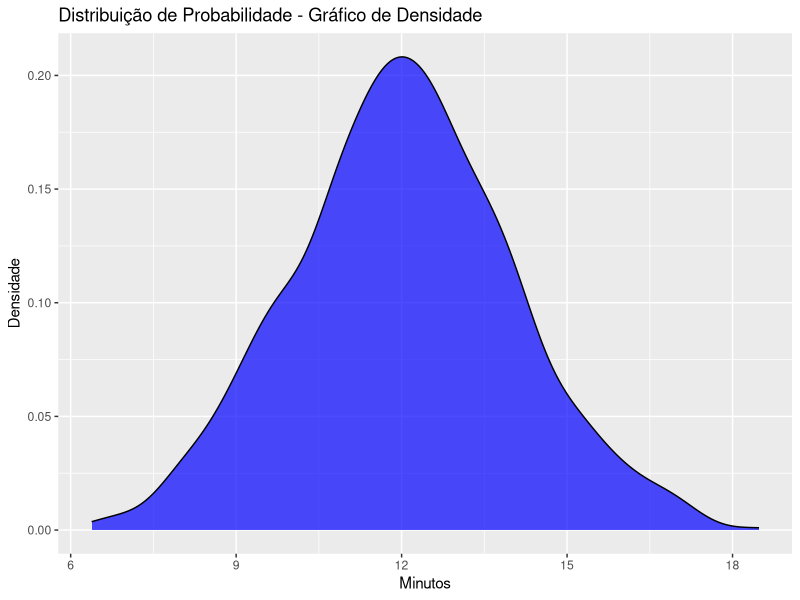
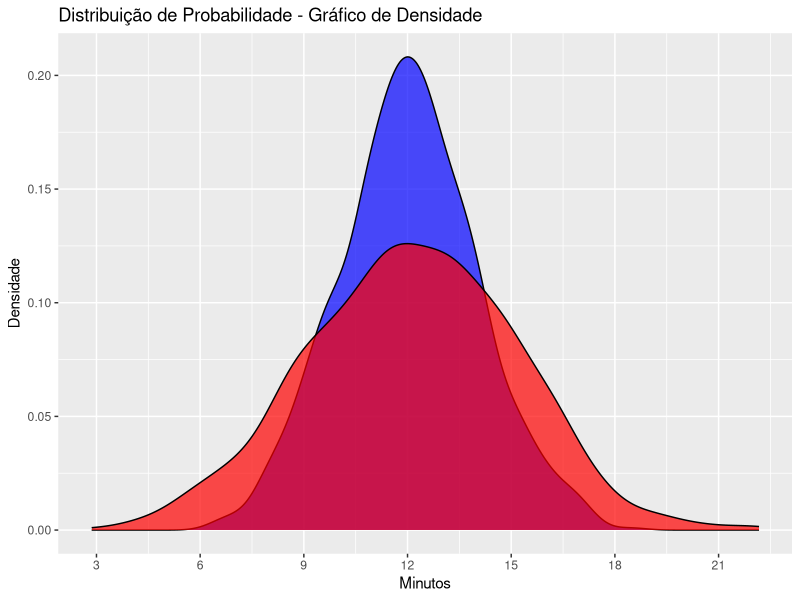
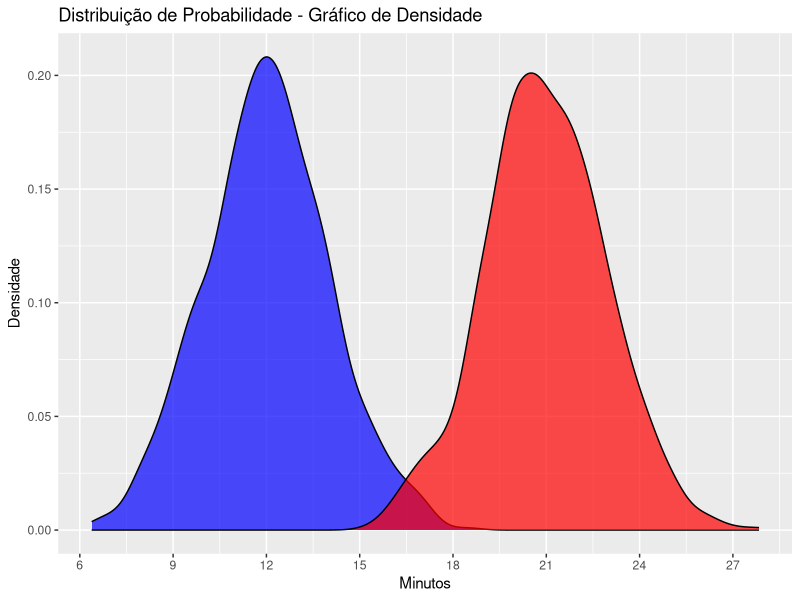
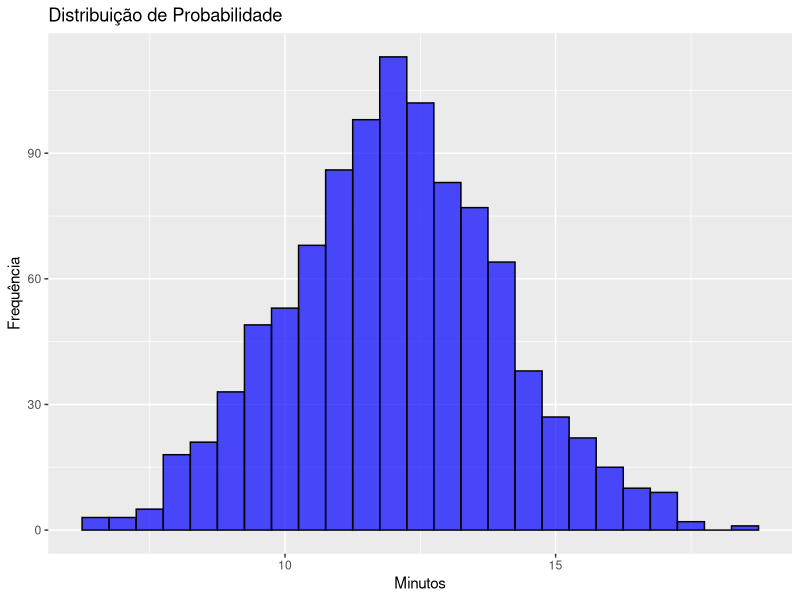

These charts were generated, in order, by the following R code:
# Distribuição Normal (Parte 1)


# Configurando o diretório de trabalho
setwd("C:/Users/Julia/Desktop/CienciaDeDados/1.Big-Data-Analytics-com-R-e-Microsoft-Azure-Machine-Learning/9.Introducao-a-Analise-Estatistica-de-Dados---Parte-2")
getwd()



# - Uma variável randômica contínua que segue uma Distribuição de Probabilidade Normal tem uma série de características distintas.

# - E a melhor forma de explicar essas características é com um exemplo. 
#   Para este exemplo teremos um cenário e utilizaremos este cenário para compreender a Distribuição Normal e suas características.



# Exemplo 1: Imagine que o número de minutos que um cliente passa ao telefone com o pessoal de suporte da companhia de TV a cabo, segue uma
#            distribuição normal, com uma média de 12 minutos e um desvio padrão de 2 minutos.

set.seed(123)

# Gerar dados com uma distribuição normal com média 12 e desvio padrão 2 / Dados aleatórios
dados <- round(rnorm(1000, mean = 12, sd = 2), 2)
dados2 <- round(rnorm(1000, mean = 12, sd = 3), 2)
dados3 <- round(rnorm(1000, mean = 21, sd = 2), 2)

dados_df <- data.frame(Cliente = 1:1000, Minutos = dados)
dados_df2 <- data.frame(Cliente = 1:1000, Minutos = dados2)
dados_df3 <- data.frame(Cliente = 1:1000, Minutos = dados3)
View(dados_df3)

mean(dados_df$Minutos)
sd(dados_df$Minutos)   # desvio padrão é a variabilidade dos valores.


## Observações do gráfico de densidade com desvio padrão de 2

library(ggplot2)
ggplot(dados_df, aes(x = Minutos)) +
  geom_density(fill = "blue", alpha = 0.7) +
  scale_x_continuous(breaks = seq(0, 30, by = 3)) +
  labs(title = "Distribuição de Probabilidade - Gráfico de Densidade",
       x = "Minutos",
       y = "Densidade")

# - A distribuição tem um formato de sino e simétrico em torno da média
# - Como o formato da distribuição é simétrico, a média e a mediana possuem o mesmo valor, neste caso, 12 minutos.
# - Variáveis randômicas em torno da média, na parte mais alta da curva, tem maior probabilidade de ocorrer que valores situados
#   onde a curva é menor.
# - A parte final da curva, tanto do lado direito, quanto do lado esquerdo, em uma distribuição normal, se estende indefinidamente,
#   nunca tocando o eixo x do gráfico.



## Observações do gráfico de densidade com desvio padrão de 2 e 3

ggplot() +
  geom_density(data = dados_df, aes(x = Minutos), fill = "blue", alpha = 0.7) +
  geom_density(data = dados_df2, aes(x = Minutos), fill = "red", alpha = 0.7) +
  scale_x_continuous(breaks = seq(0, 30, by = 3)) +
  labs(title = "Distribuição de Probabilidade - Gráfico de Densidade",
       x = "Minutos",
       y = "Densidade")

# - A linha vermelha possui um desvio padrão de 3
# - A curva ficou mais aberta em relação à média.
# - O tempo médio das ligações está entre 2.20 e 23 minutos e não mais entre 5.70 e 18, quando o desvio padrão é 2.
# - Um desvio padrão menor resulta em uma curva mais estreita.
# - Um desvio padrão maior, faz com que a curva seja mais baixo e mais aberta.





# - E se mudar a média de 12 para 21 minutos a manter o desvio padrão de 2 ?


## Observações do gráfico de densidade com média de 12 e 21 e desvio padrão de 2 

ggplot() +
  geom_density(data = dados_df, aes(x = Minutos), fill = "blue", alpha = 0.7) +
  geom_density(data = dados_df3, aes(x = Minutos), fill = "red", alpha = 0.7) +
  scale_x_continuous(breaks = seq(0, 30, by = 3)) +
  labs(title = "Distribuição de Probabilidade - Gráfico de Densidade",
       x = "Minutos",
       y = "Densidade")

# - Em cada um dos gráficos apresentados (azul, vermelho), as características de uma Distribuição de Probabilidade Normal são mantidas.




# - As probabilidades de distribuições normais podem ser calculadas através do uso de fórmulas, tabelas de probabilidade e softwares
#   estatísticos como R, SAS e SPSS ou mesmo pacotes estatísticos para a linguagem Python





















# Criar um histograma dos dados
ggplot(dados_df, aes(x = Minutos)) +
  geom_histogram(binwidth = 0.5, fill = "blue", color = "black", alpha = 0.7) +
  labs(title = "Distribuição de Probabilidade",
       x = "Minutos",
       y = "Frequência")

